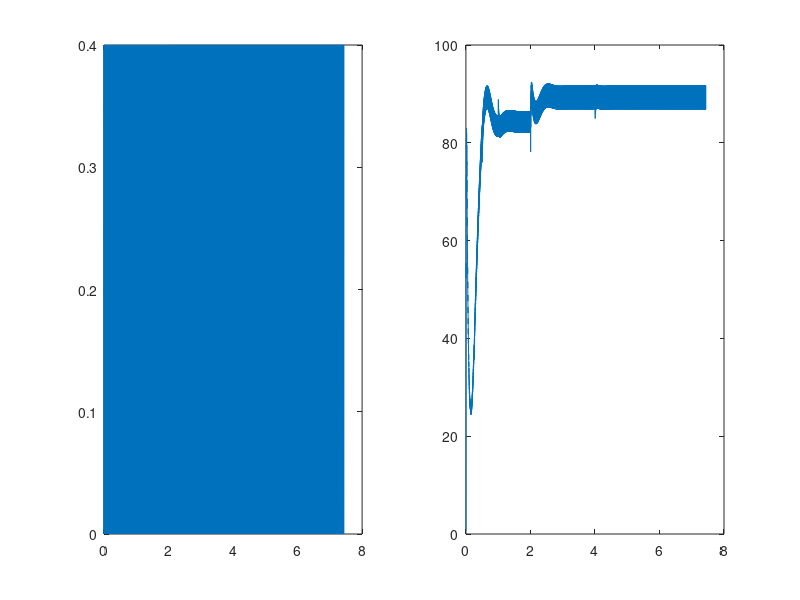

MATLAB code to generate this figure:
clear;
M=csvread('plot_data.csv');
sz=size(M);
dt=0.002;
t=zeros(sz(1),1);
for i=1:sz(1)
    t(i,1)=i*dt;
end
subplot(1,2,1);
plot(t,M(:,1));
subplot(1,2,2);
plot(t,-M(:,2));